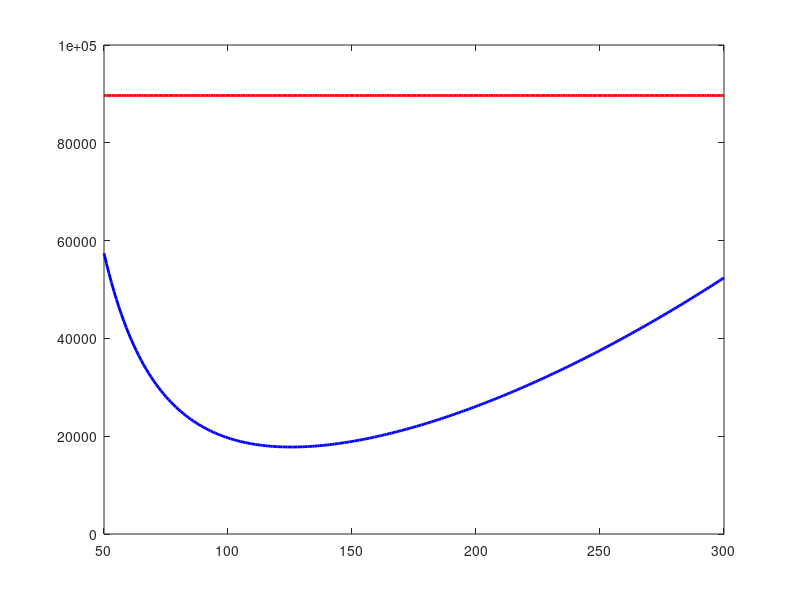

MATLAB code for this plot: (Note: this script raises an error after producing the figure.)
%Trabalho Final - Desempenho
%Parte 2 - Envelope de voo em cruzeiro
%Exercício 3A: Curvas de tração disponível e requerida

%% Modelo da Aeronave
m = 33100; %massa total (kg)
S = 88; %Área da asa (m^2)
CL_max = 2.0; %Coeficiente de sustentação máx. p/ flapes recolhidos
g = 9.81; %gravidade (m/s^2)

%% Cálculos dos demais dados
% Peso (N)
W = m * g;

% Densidade do ar em 3048m (kg/m³)
altitude = 3048;     % 10.000 ft = 3.048 m
rho = 1.225 * exp(-altitude / 8500);
%8500m é uma altitude de escala derivada das propriedades físicas da atmosfera. Representa a altitude onde a densidade cai aproximadamente p/ 36.8% do valor ao nível do mar. Usada para simplificar cálculos de densidade em engenharia aeronáutica.
%confirmar rho, dito que achei por pesquisa na internet kkkkkkkkk

% Arrasto parasita
CD0 = 0.015; %Para flapes Recolhidos: CD = CD0 + k(CL)^2 (p nossa aeronave: CD = 0.015 + 0.05CL^2)
%slide nº 6 (Aula: Envelopes de Voo)

% Coeficiente de arrasto induzido
k = 0.05; %Para flapes Recolhidos: CD = CD0 + k(CL)^2 (p nossa aeronave: CD = 0.015 + 0.05CL^2)
%slide nº 6 (Aula: Envelopes de Voo)

%% Curvas de tração disponível e requerida:

% Velocidades de teste (m/s)
V = 50:1:300; %arbitrário, escolhi a partir do valor máx ISA de 890 km/h ~ 247 m/s

% Coeficiente de sustentação (CL)
CL = (2 * W) ./ (rho * S * V.^2); %slide nº 5 (Aula: Envelopes de Voo)

% Coeficiente de arrasto (CD)
CD = CD0 + k * CL.^2; %slide nº 6 (Aula: Envelopes de Voo)

% Tração requerida (Arrasto Parabólico)
D = 0.5 * rho * V.^2 * S .* CD; %slide nº 6 (Aula: Envelopes de Voo)

% Tração disponível (manete 100%)
T_available = 2 * ( (rho/1.225)^0.6 * 55600 ); %slide nº 11 (Aula: Envelopes de Voo)

% Velocidade de estol
V_stall = sqrt(2 * W / (rho * S * CL_max)); %slide nº 16 (Aula: Envelopes de Voo)

% Limite estrutural (Vmo)
Vmo = 890 / 3.6; % 890 km/h -> m/s  %slide nº 16 (Aula: Envelopes de Voo)


%% Plot
figure;
plot(V, D, 'b-', 'LineWidth', 2); hold on;
plot(V, T_available * ones(size(V)), 'r-', 'LineWidth', 2);
xline(V_stall, 'k--', 'V_{stall}');
xline(Vmo, 'g--', 'V_{mo}');
xlabel('Velocidade (m/s)');
ylabel('Tração/Arrasto (N)');
legend('Tração Requerida (Arrasto)', 'Tração Disponível', ...
       'V_{stall}', 'V_{mo}');
title('Tração vs. Velocidade em 10.000 ft');
grid on;